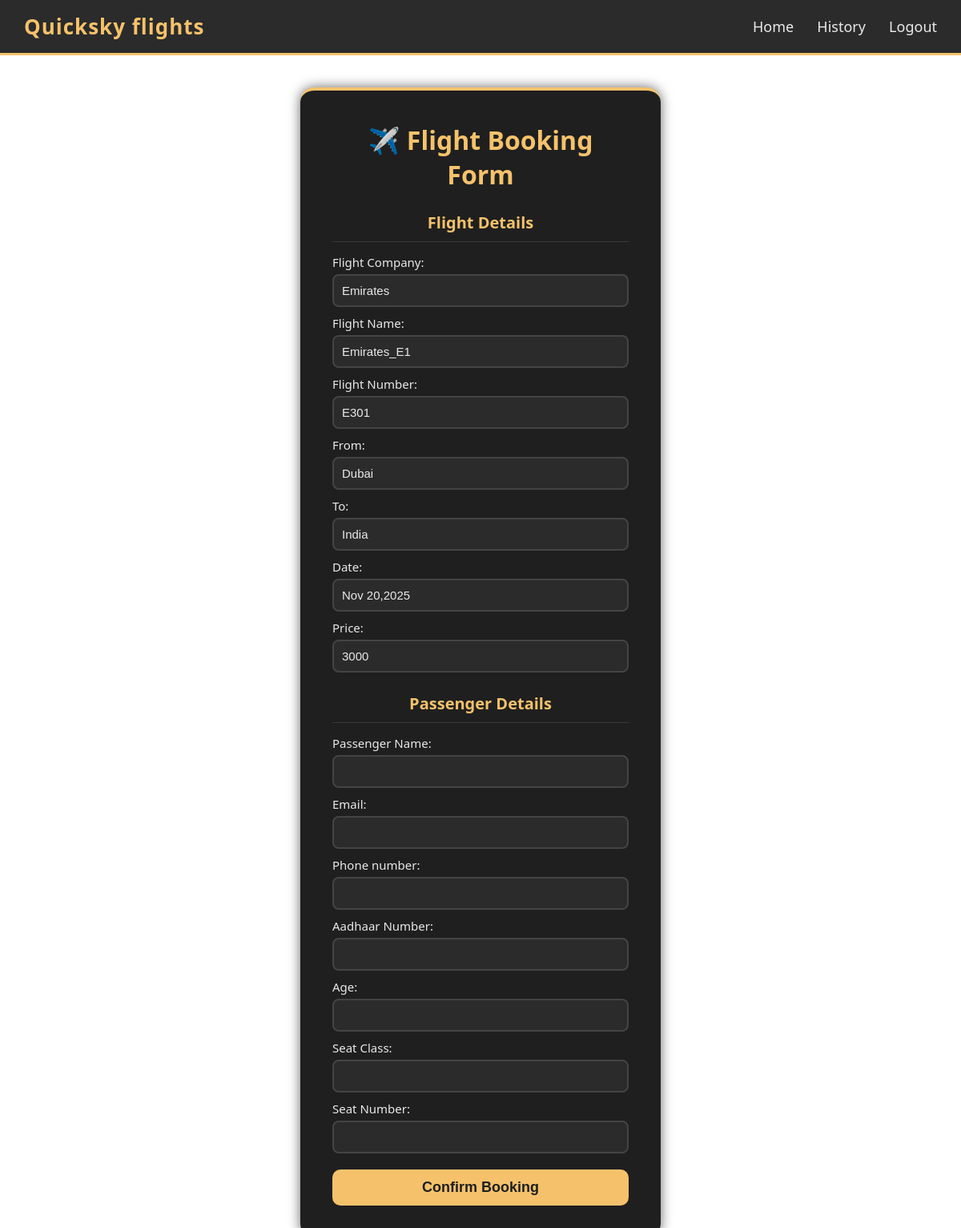
Screenshot of /booknow/1/ with the database file from the repository.
### base/models.py (models this page shows)
class Flight(models.Model):
    company = models.CharField(max_length=100)
    flight_name = models.CharField(max_length=100)
    flight_no = models.CharField(max_length=50)
    origin = models.CharField(max_length=100)
    destination = models.CharField(max_length=100)
    departure_time = models.CharField(max_length=50)
    flight_date = models.CharField(max_length=50)
    price = models.IntegerField()

### base/views.py (the view, shortened to what this page needs)
# urls.py: path('booknow/<int:flight_id>/',book_now,name='book_now'),
def book_now(request,flight_id):
    flight = Flight.objects.get(id=flight_id)
    return render(request,'book_now.html',{'home':True,'flight': flight})

### base/templates/book_now.html (shortened to what this page needs)
{% extends 'main.html' %}
{% block content %}
<center>
    <div class="form">
        <form action="" method="POST">
            <h1>✈️ Flight Booking Form</h1>
            <h4>Flight Details</h4>
            <hr>
            <label>Flight Company:</label>
            <input type="text" value="{{ flight.company }}" readonly>
            <label>Flight Name:</label>
            <input type="text" value="{{ flight.flight_name }}" readonly>
            <label>Flight Number:</label>
            <input type="text" value="{{ flight.flight_no }}" readonly>
            <label>From:</label>
            <input type="text" value="{{ flight.origin }}" readonly>
            <label>To:</label>
            <input type="text" value="{{ flight.destination }}" readonly>
            <label>Date:</label>
            <input type="text" value="{{ flight.flight_date }}" readonly>
            <label>Price:</label>
            <input type="text" value="{{ flight.price }}" readonly>
            <h4>Passenger Details</h4>
            <hr>
            <label>Passenger Name:</label>
            <input type="text" name="passenger_name" required>
            <label>Email:</label>
            <input type="email" name="email" required>
            <label>Phone number:</label>
            <input type="text" name="phone" required>
            <label>Aadhaar Number:</label>
            <input type="text" name="aadhaar" required>
            <label>Age:</label>
            <input type="number" name="age" required>
            <label>Seat Class:</label>
            <input type="text" name="seat_class" required>
            <label>Seat Number:</label>
            <input type="text" name="seat_number" required>
            <button type="submit">Confirm Booking</button>
        </form>
    </div>
</center>
{% endblock %}

### static/style.css (style rules this page uses)
* { padding: 0;margin: 0;box-sizing: border-box; }
h4 { color: #f5c26b; text-align: center; margin-top: 40px; font-size: 20px; }
.form { background: #1f1f1f; padding: 40px; width: 450px; margin-top: 40px; border-radius: 18px; box-shadow: 0 0 15px rgba(0,0,0,0.6); font-family: "Segoe UI", sans-serif; border-top: 4px solid #f5c26b; text-align: left; }
.form h1 { color: #f5c26b; text-align: center; margin-bottom: 20px; }
.form h4 { color: #f5c26b; margin-top: 25px; margin-bottom: 10px; }
.form hr { border: none; border-bottom: 1px solid #3a3a3a; margin-bottom: 15px; }
.form label { display: block; color: #e9e9e9; margin-top: 10px; font-size: 15px; }
.form input { width: 100%; padding: 10px; background: #2b2b2b; border: 2px solid #444; border-radius: 8px; color: #e9e9e9; margin-top: 5px; font-size: 15px; transition: 0.3s; }
.form button { width: 100%; margin-top: 20px; padding: 12px; background: #f5c26b; color: #1f1f1f; border: none; border-radius: 10px; font-size: 18px; cursor: pointer; font-weight: bold; transition: 0.3s; }

### rows the page displays
Flight: company "Emirates", flight_name "Emirates_E1", flight_no "E301", origin "Dubai", destination "India", flight_date "Nov 20,2025", price "3000"
